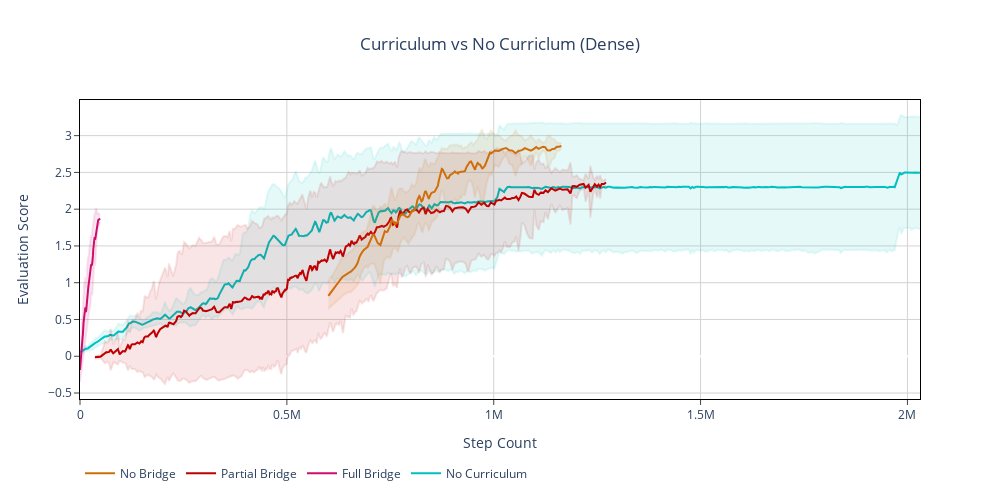

Notebook source saved alongside this figure:
### Code cell
fig = vis.plot_trajectories([dense_no_curr_stats, dense_curr_stats], title='Curriculum vs No Curriclum (Dense)',
                      value_domain='agent_evaluations', time_domain='steps', save_path='./outputs/dense', save_format='svg',
                      task_trace_start='mean', show_run_traces=False, show_std=True, ignore_outliers=True)
fig.update_layout(autosize=False, width=1000, height=500, )
# fig.write_image('./outputs/dense.svg')

### Figure 1 — Plotly figure (JSON) as saved in the notebook; plotly's stock layout.template omitted (floating-point values rounded to 4 significant figures; data arrays with more than 128 entries replaced by an {"elided": "..."} marker saying what was removed)
{"data": [{"line": {"color": "#00bfbf"}, "mode": "lines", "name": "No Curriculum", "type": "scatter", "x": {"elided": "1361 int values"}, "y": {"elided": "1361 float values"}}, {"line": {"color": "rgba(0, 191, 191, 0.1)"}, "mode": "lines", "showlegend": false, "type": "scatter", "x": {"elided": "1361 int values"}, "y": {"elided": "1361 float values"}}, {"fill": "tonexty", "fillcolor": "rgba(0, 191, 191, 0.1)", "line": {"color": "rgba(0, 191, 191, 0.1)"}, "mode": "lines", "showlegend": false, "type": "scatter", "x": {"elided": "1361 int values"}, "y": {"elided": "1361 float values"}}, {"line": {"color": "#cf0c6e"}, "mode": "lines", "name": "Full Bridge", "type": "scatter", "x": {"elided": "155 int values"}, "y": {"elided": "155 float values"}}, {"line": {"color": "rgba(207, 12, 110, 0.1)"}, "mode": "lines", "showlegend": false, "type": "scatter", "x": {"elided": "155 int values"}, "y": {"elided": "155 float values"}}, {"fill": "tonexty", "fillcolor": "rgba(207, 12, 110, 0.1)", "line": {"color": "rgba(207, 12, 110, 0.1)"}, "mode": "lines", "showlegend": false, "type": "scatter", "x": {"elided": "155 int values"}, "y": {"elided": "155 float values"}}, {"line": {"color": "#bf0000"}, "mode": "lines", "name": "Partial Bridge", "type": "scatter", "x": {"elided": "918 float values"}, "y": {"elided": "918 float values"}}, {"line": {"color": "rgba(191, 0, 0, 0.1)"}, "mode": "lines", "showlegend": false, "type": "scatter", "x": {"elided": "918 float values"}, "y": {"elided": "918 float values"}}, {"fill": "tonexty", "fillcolor": "rgba(191, 0, 0, 0.1)", "line": {"color": "rgba(191, 0, 0, 0.1)"}, "mode": "lines", "showlegend": false, "type": "scatter", "x": {"elided": "918 float values"}, "y": {"elided": "918 float values"}}, {"line": {"color": "#cf6e0c"}, "mode": "lines", "name": "No Bridge", "type": "scatter", "x": {"elided": "283 int values"}, "y": {"elided": "283 float values"}}, {"line": {"color": "rgba(207, 110, 12, 0.1)"}, "mode": "lines", "showlegend": false, "type": "scatter", "x": {"elided": "283 int values"}, "y": {"elided": "283 float values"}}, {"fill": "tonexty", "fillcolor": "rgba(207, 110, 12, 0.1)", "line": {"color": "rgba(207, 110, 12, 0.1)"}, "mode": "lines", "showlegend": false, "type": "scatter", "x": {"elided": "283 int values"}, "y": {"elided": "283 float values"}}], "layout": {"autosize": false, "font": {"size": 12}, "height": 500, "legend": {"orientation": "h", "x": 0, "xanchor": "left", "y": -0.2, "yanchor": "top"}, "plot_bgcolor": "white", "title": {"text": "Curriculum vs No Curriclum (Dense)", "x": 0.5}, "width": 1000, "xaxis": {"gridcolor": "lightgrey", "linecolor": "black", "mirror": true, "showline": true, "ticks": "outside", "title": {"text": "Step Count"}}, "yaxis": {"gridcolor": "lightgrey", "linecolor": "black", "mirror": true, "showline": true, "ticks": "outside", "title": {"text": "Evaluation Score"}}}}
